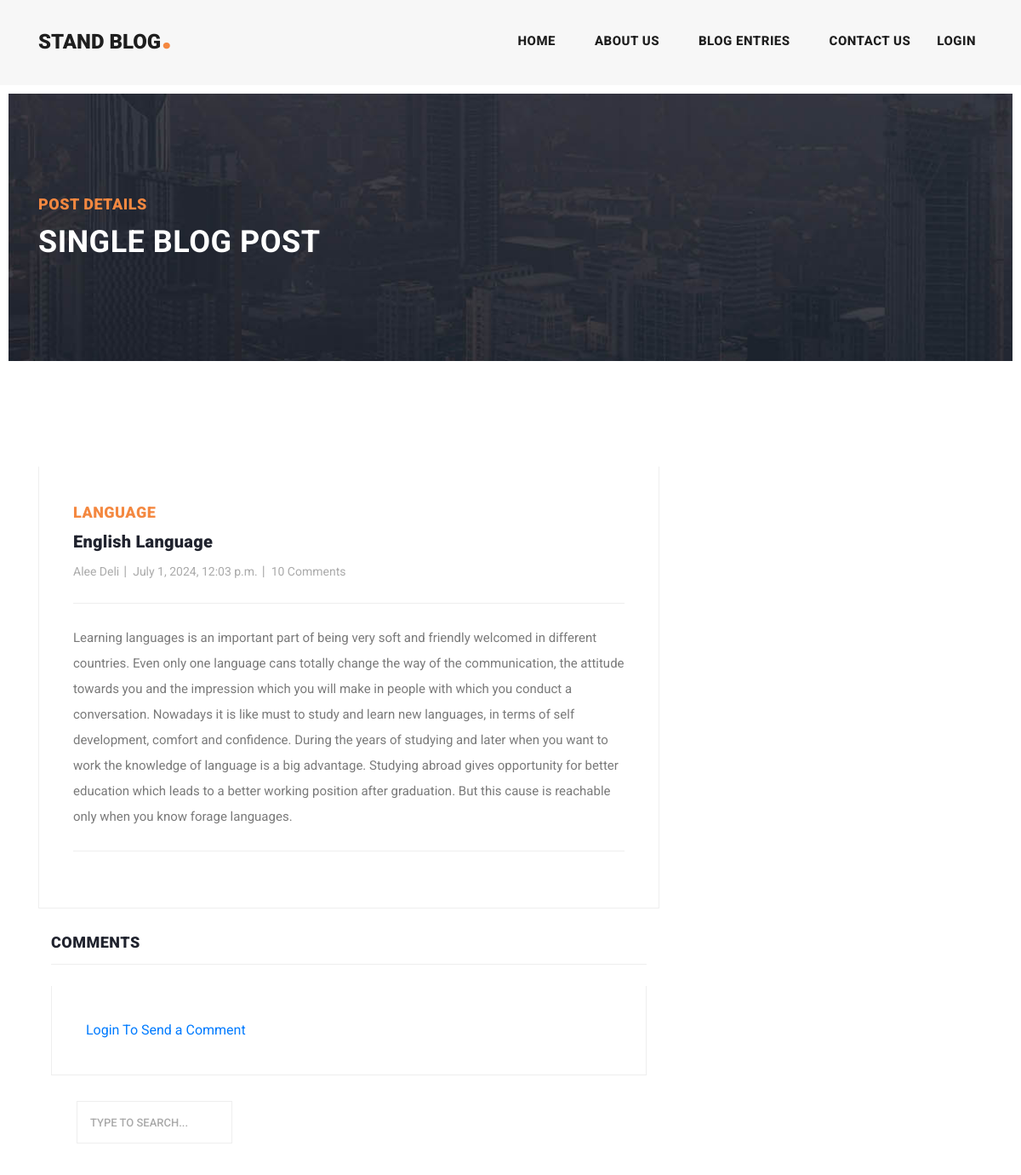
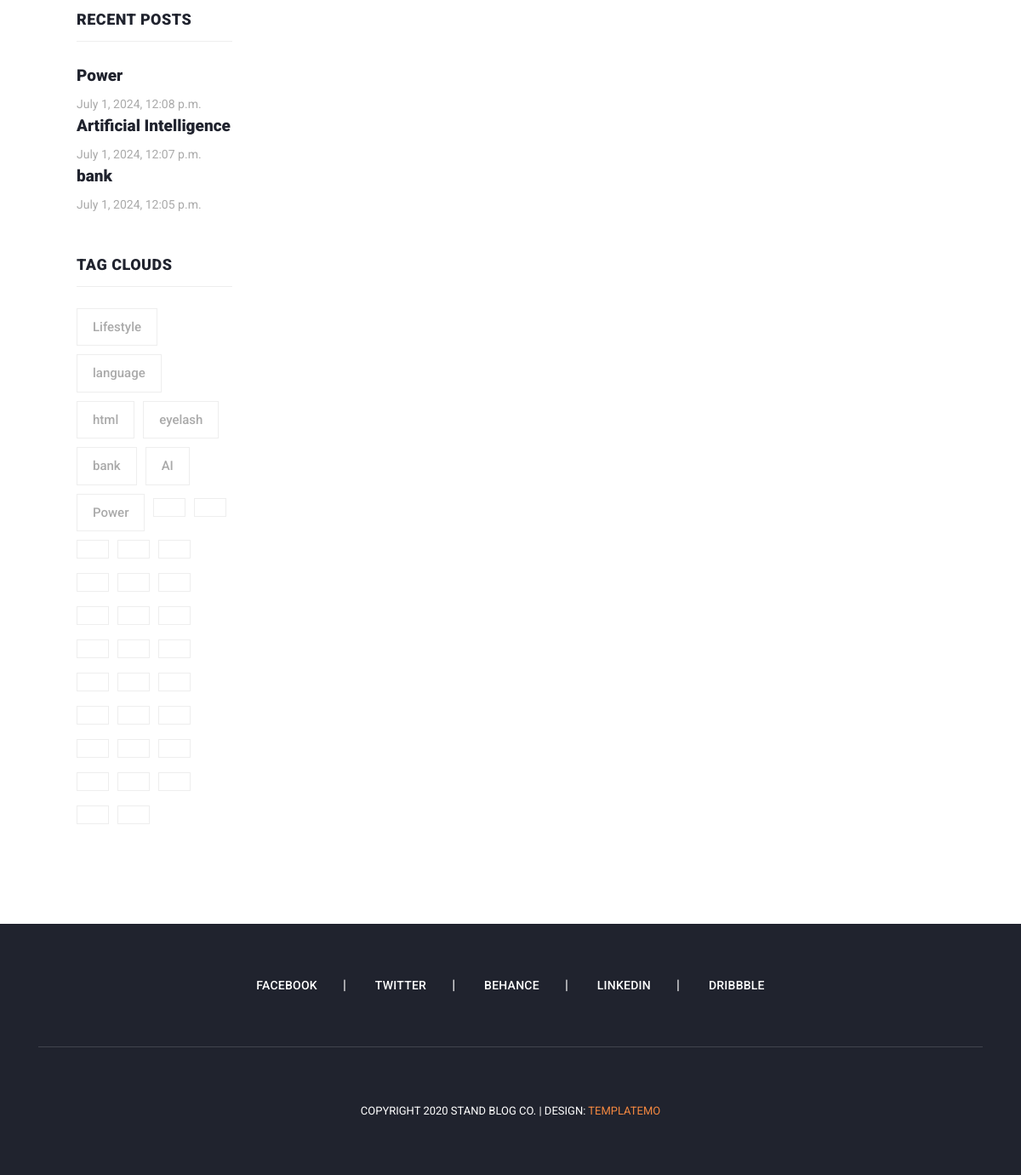
Screenshot of /post/details/english-language with the database file from the repository (2 pictures, top to bottom).
### post/models.py (models this page shows, shortened)
class Article(models.Model):
    author = models.ForeignKey(User, on_delete=models.CASCADE, null=True)
    category = models.ManyToManyField(Category, related_name="articles")
    title = models.CharField(max_length=100)
    body = models.TextField()
    created_time = models.DateTimeField(auto_now_add=True)
    updated_time = models.DateTimeField(auto_now=True)
    image = models.ImageField(upload_to='images/post')
    slug = models.SlugField(null=True, unique=True)

class Category(models.Model):
    title = models.CharField(max_length=100)
    class Meta:
        verbose_name_plural = 'Categories'
    def __str__(self):
        return self.title

### post/views.py (the view)
# urls.py: path('details/<slug:slug>', views.post_details, name='details'),
def post_details(request, slug):
    articles = Article.objects.get(slug=slug)
    if request.method == 'POST':
        body = request.POST.get('body')
        parent_id = request.POST.get('parent_id')
        Comment.objects.create(user=request.user, article=articles, body=body, parent_id=parent_id)
    return render(request, 'post/post-details.html', context={'articles': articles})

### context_processors/context_processors.py (called while the page is built)
def user(request):
    user = User.objects.all()
    return {'user': user}

def sidebar(request):
    recent = Article.objects.order_by('-created_time')[:3]
    return {'recent': recent}

def categories(request):
    categories = Category.objects.all()
    return {'categories': categories}

### post/templates/post/post-details.html (shortened to what this page needs)
{% extends 'base.html' %}
{% load static %}
{% block content %}
    <body>
    <div class="heading-page header-text">
        <section class="page-heading">
            <div class="container">
                <div class="row">
                    <div class="col-lg-12">
                        <div class="text-content">
                            <h4>Post Details</h4>
                            <h2>Single blog post</h2>
                        </div>
                    </div>
                </div>
            </div>
        </section>
    </div>
    <section class="blog-posts grid-system">
        <div class="container">
            <div class="row">
                <div class="col-lg-8">
                    <div class="all-blog-posts">
                        <div class="row">
                            <div class="col-lg-12">
                                <div class="blog-post">
                                    <div class="blog-thumb">
                                    </div>
                                    <div class="down-content">
                                        <span>{{ articles.category.first }}</span>
                                        <a href="{{ article.get_absolute_url }}"><h4>{{ articles.title }}</h4></a>
                                        <ul class="post-info">
                                            <li><a href="#">{{ articles.author.get_full_name }}</a></li>
                                            <li><a href="#">{{ articles.created_time }}</a></li>
                                            <li><a href="#">10 Comments</a></li>
                                        </ul>
                                        <p>{{ articles.body }}</p>
                                        <div class="post-options">
                                            <div class="row">
                                                <div class="col-6">
                                                </div>
                                            </div>
                                        </div>
                                    </div>
                                    <div class="col-lg-12">
                                        <div class="sidebar-item comments">
                                            <div class="sidebar-heading">
                                                <h2>Comments</h2>
                                            </div>
                                        </div>
                                    </div>
                                    <div class="col-lg-12">
                                        {% if request.user.is_authenticated %}
                                            <div class="sidebar-item submit-comment">
                                                <div class="sidebar-heading">
                                                    <h2>Your comment</h2>
                                                </div>
                                                <div class="content">
                                                    <form id="comment" action="#" method="post">
                                                        {% csrf_token %}
                                                        <div class="row">
                                                            <div class="col-md-6 col-sm-12">
                                                                <div class="col-lg-12">
                                                                    <fieldset>
                                                                        <input type="hidden" name="parent_id" id="parent_id" value="">
                                                            <textarea name="body" rows="6" id="message"
                                                                      placeholder="Type your comment"
                                                                      required=""></textarea>
                                                                    </fieldset>
                                                                </div>
                                                                <div class="col-lg-12">
                                                                    <fieldset>
                                                                        <button type="submit" id="form-submit"
                                                                                class="main-button">
                                                                            Submit
                                                                        </button>
                                                                    </fieldset>
                                                                </div>
                                                            </div>
                                                    </form>
                                                </div>
                                            </div>
                                        {% else %}
                                            <div class="down-content">
                                                <a href="{% url 'accounts:login' %}">Login To Send a Comment</a>
                                            </div>
                                        {% endif %}
                                    </div>
                                </div>
                            </div>
                        </div>
                    </div>
                    {% include 'includes/sidebar.html' %}
                </div>
            </div>
    </section>
{% endblock %}

### templates/includes/sidebar.html
{% load static %}
<div class="col-lg-4">
    <div class="sidebar">
        <div class="row">
            <div class="col-lg-12">
                <div class="sidebar-item search">
                    <form id="search_form" name="gs" method="GET" action="{% url 'post:search' %}">
                        <input type="text" name="q" class="searchText" placeholder="type to search..."
                               autocomplete="on">
                    </form>
                </div>
            </div>
            <div class="col-lg-12">
                <div class="sidebar-item recent-posts">
                    <div class="sidebar-heading">
                        <h2>Recent Posts</h2>
                    </div>
                    {% for item in recent %}
                        <div class="content">
                            <ul>
                                <li><a href="{% url 'post:details' item.slug %}">
                                    <h5>{{ item.title }}</h5>
                                    <span>{{ item.created_time }}</span>
                                </a></li>
                            </ul>
                        </div>
                    {% endfor %}
                </div>
            </div>
            <div class="col-lg-12">
                <div class="sidebar-item tags">
                    <div class="sidebar-heading">
                        <h2>Tag Clouds</h2>
                    </div>
                    <div class="content">
                        <ul>
                            {% for item in categories %}
                                <li><a href="{% url 'post:categories' item.id %}">{{ item.title }}</a></li>
                            {% endfor %}
                        </ul>
                    </div>
                </div>
            </div>
        </div>
    </div>
</div>

### static/css/templatemo-stand-blog.css (style rules this page uses)
body { font-family: 'Roboto', sans-serif; overflow-x: hidden; text-rendering: optimizeLegibility; -webkit-font-smoothing: antialiased; -moz-osx-font-smoothing: grayscale; }
p { margin-bottom: 0px; font-size: 15px; font-weight: 400; color: #7a7a7a; line-height: 30px; }
a { text-decoration: none!important; }
ul { padding: 0; margin: 0; list-style: none; }
h1,h2,h3,h4,h5,h6 { margin: 0px; }
.heading-page { padding-top: 110px; }
.page-heading { margin: 0px 10px; padding: 120px 0px; text-align: left; background-position: center center; background-repeat: no-repeat; background-size: cover; background-image: url(../images/heading-bg.jpg); }
.page-heading .text-content h4 { color: #f48840; font-size: 18px; text-transform: uppercase; font-weight: 900; letter-spacing: 0.5px; margin-bottom: 15px; }
.page-heading .text-content h2 { color: #fff; font-size: 36px; font-weight: 700; text-transform: uppercase; letter-spacing: 0.5px; }
.blog-posts { margin-top: 100px; }
.blog-posts .blog-post { margin-bottom: 30px; }
.blog-posts .down-content { padding: 40px; border-right: 1px solid #eee; border-left: 1px solid #eee; border-bottom: 1px solid #eee; }
.blog-posts .down-content span { font-size: 18px; text-transform: uppercase; letter-spacing: 0.5px; font-weight: 900; color: #f48840; }
.blog-posts .down-content h4 { font-size: 24px; text-transform: capitalize; letter-spacing: 0.5px; font-weight: 900; color: #20232e; margin: 10px 0px 12px 0px; }
.blog-posts .down-content ul.post-info li { display: inline-block; margin-right: 8px; }
.blog-posts .down-content ul.post-info li:after { content: '|'; color: #aaa; margin-left: 8px; }
.blog-posts .down-content h4 { font-size: 20px; letter-spacing: 0.25px; }
.grid-system .down-content ul.post-info li { margin-right: 3px; }
.grid-system .down-content ul.post-info li:after { margin-left: 5px; }
.blog-posts .down-content ul.post-info li:last-child::after { display: none; }
.blog-posts .down-content ul.post-info li a { font-size: 14px; color: #aaa; font-weight: 400; transition: all .3s; }
.blog-posts .down-content p { padding: 25px 0px; margin: 25px 0px; border-top: 1px solid #eee; border-bottom: 1px solid #eee; }
.blog-posts .sidebar-heading h2 { font-size: 18px; text-transform: uppercase; font-weight: 900; letter-spacing: 0.5px; color: #20232e; border-bottom: 1px solid #eee; padding-bottom: 15px; margin-bottom: 25px; }
.blog-posts .comments { margin-top: 30px; }
.sidebar { margin-left: 30px; }
.sidebar .sidebar-item { margin-top: 50px; }
.sidebar .search { margin-top: 0px; }
.sidebar .sidebar-heading h2 { font-size: 18px; text-transform: uppercase; font-weight: 900; letter-spacing: 0.5px; color: #20232e; border-bottom: 1px solid #eee; padding-bottom: 15px; margin-bottom: 25px; }
.sidebar .search input { width: 100%; height: 50px; border: 1px solid #eee; font-size: 13px; text-transform: uppercase; font-weight: 500; color: #7a7a7a; outline: none; padding: 0px 15px; }
.sidebar .search input::placeholder { color: #aaa; }
.sidebar .recent-posts ul li { margin-bottom: 15px; padding-bottom: 15px; border-bottom: 1px solid #eee; }
.sidebar .recent-posts ul li:last-child { margin-bottom: 0px; padding-bottom: 0px; border-bottom: none; }
.sidebar .recent-posts ul li h5 { font-size: 19px; font-weight: 900; color: #20232e; line-height: 30px; transition: all 0.3s; }
.sidebar .recent-posts ul li span { display: block; font-size: 14px; color: #aaa; margin-top: 8px; }
.sidebar .tags ul li { margin-right: 6px; display: inline-block; }
.sidebar .tags ul li { margin-bottom: 10px; }
.sidebar .tags ul li a { font-size: 15px; font-weight: 500; color: #aaa; display: inline-block; border: 1px solid #eee; padding: 10px 18px; transition: all .3s; }

### rows the page displays
Article: category.first "LANGUAGE", title "English Language", author.get_full_name "Alee Deli", created_time "July 1, 2024, 12:03 p.m.", body "Learning languages is an important part of being very soft and friendly welcomed in different countries. Even only one language cans totally change the way of the communication, the attitude towards you and the impression which you will make in people with which you conduct a conversation. Nowadays it is like must to study and learn new languages, in terms of self development, comfort and confidence. During the years of studying and later when you want to work the knowledge of language is a big advantage. Studying abroad gives opportunity for better education which leads to a better working position after graduation. But this cause is reachable only when you know forage languages."
Article: title "Power", created_time "July 1, 2024, 12:08 p.m."
Article: title "Artificial Intelligence", created_time "July 1, 2024, 12:07 p.m."
Article: title "bank", created_time "July 1, 2024, 12:05 p.m."
Category: title "Lifestyle"
Category: title "language"
Category: title "html"
Category: title "eyelash"
Category: title "bank"
Category: title "AI"
Category: title "Power"
